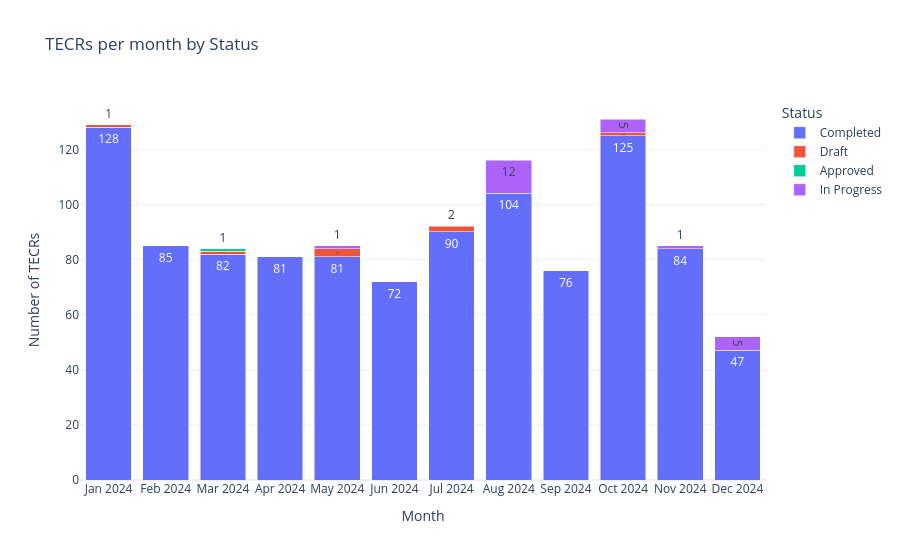

The cell this chart's notebook holds for it:
### Code cell
import pandas as pd
import plotly.express as px

# Ensure Start Date is datetime
tecrs['Start Date'] = pd.to_datetime(tecrs['Start Date'], errors='coerce')

# Create a month-period column for sorting
tecrs['MonthPeriod'] = tecrs['Start Date'].dt.to_period('M')

# Create a readable month label
tecrs['Month'] = tecrs['MonthPeriod'].dt.strftime('%b %Y')

# Group by MonthPeriod and TECR Status (to preserve order)
monthly_status_counts = (
    tecrs.groupby(['MonthPeriod', 'Month', 'TECR Status'])
    .size()
    .reset_index(name='Count')
    .sort_values('MonthPeriod')  # ensures chronological order
)

# Plot
fig = px.bar(
    monthly_status_counts,
    x='Month',
    y='Count',
    color='TECR Status',
    title='TECRs per month by Status',
    labels={'Month': 'Month', 'Count': 'Number of TECRs', 'TECR Status': 'Status'},
    text='Count'
)

# Format layout
fig.update_layout(
    barmode='stack',
    xaxis={'categoryorder': 'array', 'categoryarray': monthly_status_counts['Month'].unique()},
    template='plotly_white'
)

fig

### Figure 1 — Plotly figure (JSON) as saved in the notebook; plotly's stock layout.template omitted (floating-point values rounded to 4 significant figures)
{"data": [{"hovertemplate": "Status=Completed<br>Month=%{x}<br>Number of TECRs=%{text}<extra></extra>", "legendgroup": "Completed", "marker": {"color": "#636efa", "pattern": {"shape": ""}}, "name": "Completed", "orientation": "v", "showlegend": true, "text": [128.0, 85.0, 82.0, 81.0, 81.0, 72.0, 90.0, 104.0, 76.0, 125.0, 84.0, 47.0], "textposition": "auto", "type": "bar", "x": ["Jan 2024", "Feb 2024", "Mar 2024", "Apr 2024", "May 2024", "Jun 2024", "Jul 2024", "Aug 2024", "Sep 2024", "Oct 2024", "Nov 2024", "Dec 2024"], "xaxis": "x", "y": [128, 85, 82, 81, 81, 72, 90, 104, 76, 125, 84, 47], "yaxis": "y"}, {"hovertemplate": "Status=Draft<br>Month=%{x}<br>Number of TECRs=%{text}<extra></extra>", "legendgroup": "Draft", "marker": {"color": "#EF553B", "pattern": {"shape": ""}}, "name": "Draft", "orientation": "v", "showlegend": true, "text": [1.0, 1.0, 3.0, 2.0, 1.0], "textposition": "auto", "type": "bar", "x": ["Jan 2024", "Mar 2024", "May 2024", "Jul 2024", "Oct 2024"], "xaxis": "x", "y": [1, 1, 3, 2, 1], "yaxis": "y"}, {"hovertemplate": "Status=Approved<br>Month=%{x}<br>Number of TECRs=%{text}<extra></extra>", "legendgroup": "Approved", "marker": {"color": "#00cc96", "pattern": {"shape": ""}}, "name": "Approved", "orientation": "v", "showlegend": true, "text": [1.0], "textposition": "auto", "type": "bar", "x": ["Mar 2024"], "xaxis": "x", "y": [1], "yaxis": "y"}, {"hovertemplate": "Status=In Progress<br>Month=%{x}<br>Number of TECRs=%{text}<extra></extra>", "legendgroup": "In Progress", "marker": {"color": "#ab63fa", "pattern": {"shape": ""}}, "name": "In Progress", "orientation": "v", "showlegend": true, "text": [1.0, 12.0, 5.0, 1.0, 5.0], "textposition": "auto", "type": "bar", "x": ["May 2024", "Aug 2024", "Oct 2024", "Nov 2024", "Dec 2024"], "xaxis": "x", "y": [1, 12, 5, 1, 5], "yaxis": "y"}], "layout": {"barmode": "stack", "legend": {"title": {"text": "Status"}, "tracegroupgap": 0}, "title": {"text": "TECRs per month by Status"}, "xaxis": {"anchor": "y", "categoryarray": ["Jan 2024", "Feb 2024", "Mar 2024", "Apr 2024", "May 2024", "Jun 2024", "Jul 2024", "Aug 2024", "Sep 2024", "Oct 2024", "Nov 2024", "Dec 2024"], "categoryorder": "array", "domain": [0, 1], "title": {"text": "Month"}}, "yaxis": {"anchor": "x", "domain": [0, 1], "title": {"text": "Number of TECRs"}}}}
